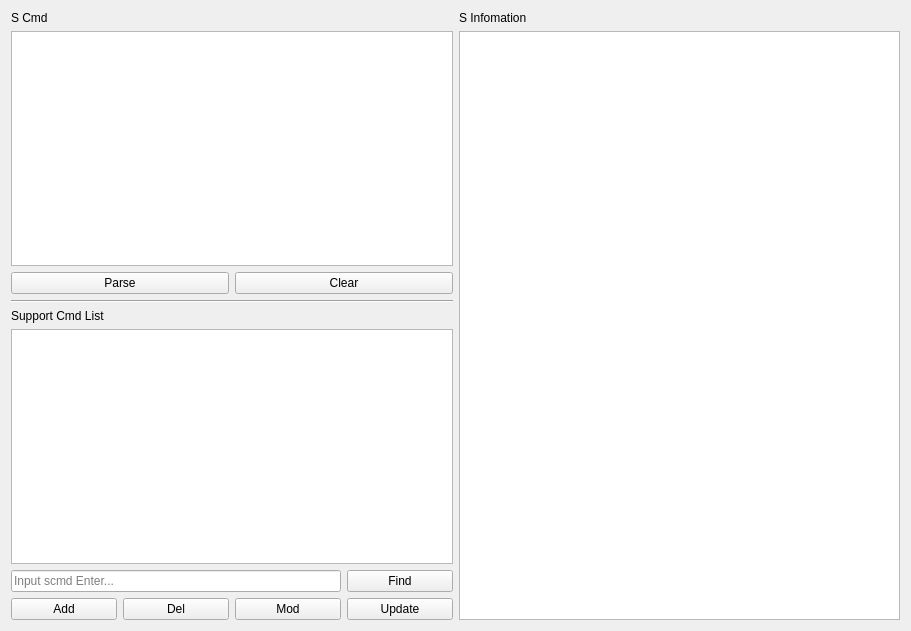
<?xml version="1.0" encoding="UTF-8"?>
<ui version="4.0">
 <class>sparse</class>
 <widget class="QWidget" name="sparse">
  <property name="geometry">
   <rect>
    <x>0</x>
    <y>0</y>
    <width>911</width>
    <height>631</height>
   </rect>
  </property>
  <property name="windowTitle">
   <string>sparse</string>
  </property>
  <layout class="QHBoxLayout" name="horizontalLayout_2">
   <item>
    <layout class="QVBoxLayout" name="verticalLayout">
     <item>
      <widget class="QLabel" name="label">
       <property name="text">
        <string>S Cmd</string>
       </property>
      </widget>
     </item>
     <item>
      <widget class="QTextEdit" name="textEdit_scmd"/>
     </item>
     <item>
      <layout class="QHBoxLayout" name="horizontalLayout">
       <item>
        <widget class="QPushButton" name="pushButton_parse">
         <property name="text">
          <string>Parse</string>
         </property>
        </widget>
       </item>
       <item>
        <widget class="QPushButton" name="pushButton_clear">
         <property name="text">
          <string>Clear</string>
         </property>
        </widget>
       </item>
      </layout>
     </item>
     <item>
      <widget class="Line" name="line">
       <property name="orientation">
        <enum>Qt::Horizontal</enum>
       </property>
      </widget>
     </item>
     <item>
      <widget class="QLabel" name="label_2">
       <property name="text">
        <string>Support Cmd List</string>
       </property>
      </widget>
     </item>
     <item>
      <widget class="QTableView" name="tableView"/>
     </item>
     <item>
      <layout class="QGridLayout" name="gridLayout">
       <item row="1" column="0">
        <widget class="QPushButton" name="pushButton_add">
         <property name="text">
          <string>Add</string>
         </property>
        </widget>
       </item>
       <item row="0" column="3">
        <widget class="QPushButton" name="pushButton_find">
         <property name="text">
          <string>Find</string>
         </property>
        </widget>
       </item>
       <item row="0" column="0" colspan="3">
        <widget class="QLineEdit" name="lineEdit">
         <property name="inputMask">
          <string/>
         </property>
         <property name="text">
          <string/>
         </property>
         <property name="placeholderText">
          <string>Input scmd Enter...</string>
         </property>
        </widget>
       </item>
       <item row="1" column="1">
        <widget class="QPushButton" name="pushButton_del">
         <property name="text">
          <string>Del</string>
         </property>
        </widget>
       </item>
       <item row="1" column="2">
        <widget class="QPushButton" name="pushButton_mod">
         <property name="text">
          <string>Mod</string>
         </property>
        </widget>
       </item>
       <item row="1" column="3">
        <widget class="QPushButton" name="pushButton_update">
         <property name="text">
          <string>Update</string>
         </property>
        </widget>
       </item>
      </layout>
     </item>
    </layout>
   </item>
   <item>
    <layout class="QVBoxLayout" name="verticalLayout_3">
     <item>
      <widget class="QLabel" name="label_3">
       <property name="text">
        <string>S Infomation</string>
       </property>
      </widget>
     </item>
     <item>
      <widget class="QTextEdit" name="textEdit_result"/>
     </item>
    </layout>
   </item>
  </layout>
 </widget>
 <layoutdefault spacing="6" margin="11"/>
 <resources/>
 <connections/>
</ui>
